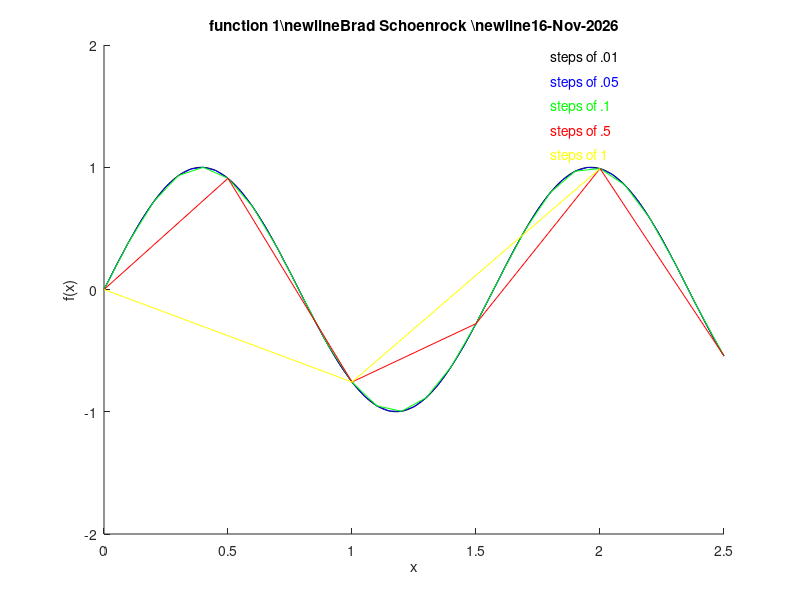

MATLAB code to generate this figure:
%this program plots some sin waves
%version 2008-9-04 B.S.

clear all;
% clears everything for good measure

x=(0:1:2.5);
y=(0:.5:2.5);
z=(0:.1:2.5);
a=(0:.05:2.5);
b=(0:.01:2.5);
%this defines our range of data points and steps in data points

f1=sin(4*x);
f2=sin(4*y);
f3=sin(4*z);
f4=sin(4*a);
f5=sin(4*b);
%defines our function


figure;
hold on;

ttla=('function 1');
tt2='Brad Schoenrock ';
tta=[ttla,'\newline',tt2,'\newline',date];
title(tta)
xlabel('x');
ylabel('f(x)');
axis([0 2.5  -2 2]);
%creates a figure and tells it how big to be, adds labels ect...

plot(b,f5,'black');
text(1.8,1.9,'steps of .01','color','black');
plot(a,f4,'b');
text(1.8,1.7,'steps of .05','color','blue');
plot(z,f3,'g');
text(1.8,1.5,'steps of .1','color','green');
plot(y,f2,'r');
text(1.8,1.3,'steps of .5','color','red');
plot(x,f1,'y');
text(1.8,1.1,'steps of 1','color','yellow');
%plots and labels our actual functions

hold off
